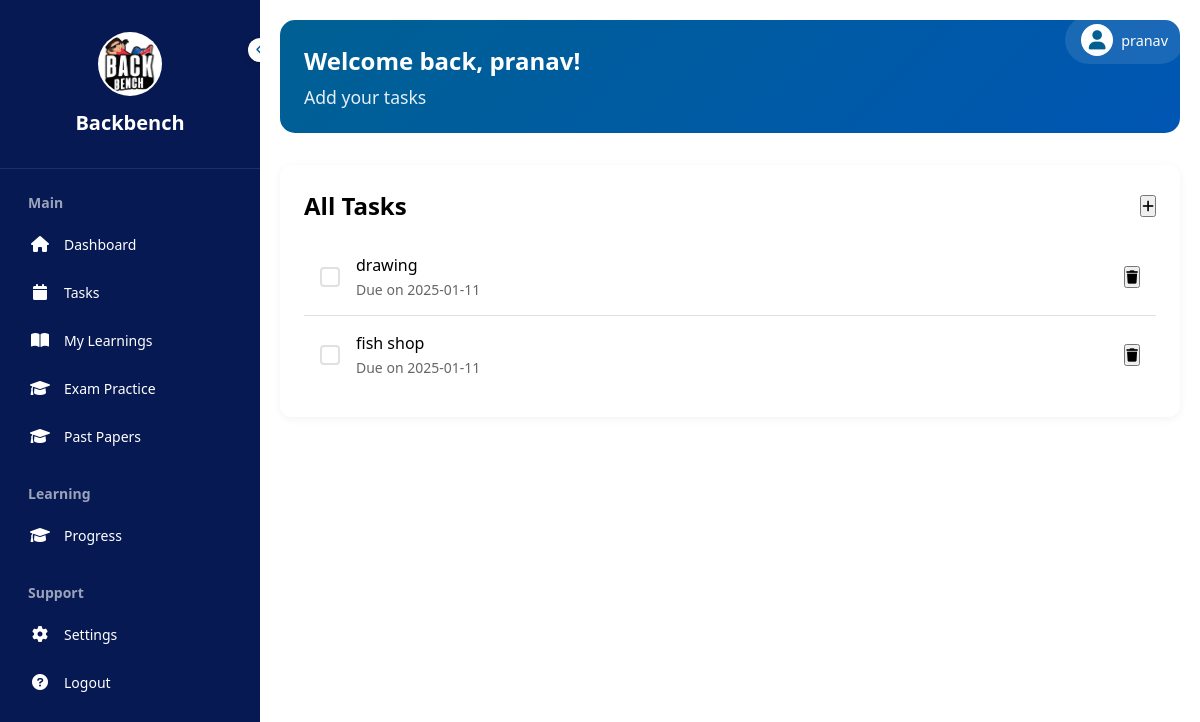
Page /task (signed in) on the committed database.
### app.py (models this page shows)
class User(db.Model, UserMixin):
    id = db.Column(db.Integer, primary_key=True)
    username = db.Column(db.String(20), unique=True, nullable=False)
    password = db.Column(db.String(60), nullable=False)
    student_class = db.Column(db.String(50), nullable=False)
    wallet_balance = db.Column(db.Float, default=0.0)  # New field to store total balance

class ToDo(db.Model):
    id = db.Column(db.Integer, primary_key=True)
    task = db.Column(db.String(200), nullable=False)
    date = db.Column(db.Date, nullable=False)
    user_id = db.Column(db.Integer, db.ForeignKey('user.id'), nullable=False)

### app.py (the view)
@app.route("/task")
@login_required
def task():
    todos = ToDo.query.filter_by(user_id=current_user.id).order_by(ToDo.date.asc()).all()
    return render_template("task.html", todos=todos)

### app.py (called while the page is built)
@login_manager.user_loader
def load_user(user_id):
    return User.query.get(int(user_id))

### templates/task.html (shortened to what this page needs)
<!DOCTYPE html>
<html lang="en">
<head>
    <link href="https://cdnjs.cloudflare.com/ajax/libs/font-awesome/6.0.0/css/all.min.css" rel="stylesheet">
</head>
<body>
    <div class="user-profile">
        <div class="user-profile-info" onclick="toggleDropdown()">
            <div class="user-avatar">
                <i class="fas fa-user"></i>
            </div>
            <span class="user-name">{{ current_user.username }}</span>
        </div>
    </div>
    <div class="sidebar" id="sidebar">
        <div class="logo-container">
             <a href="{{ url_for('dashboard') }}"><img src="static/logo2.png"  alt="Logo"> </a>
            <h2>Backbench</h2>
        </div>
        <div class="toggle-btn" onclick="toggleSidebar()">
            <i class="fas fa-chevron-left" id="toggle-icon"></i>
        </div>
        <div class="nav-sections">
            <div class="section">
                <h3 class="section-title">Main</h3>
                <ul class="nav-links">
                    <li><a href="{{ url_for('dashboard') }}" class="nav-link">
                        <i class="fas fa-home"></i>
                        <span>Dashboard</span>
                    </a></li>
                    <li><a href="{{ url_for('task') }}" class="nav-link">
                        <i class="fas fa-calendar"></i>
                        <span>Tasks</span>
                    </a></li>
                    <li><a href="{{ url_for('user_home') }}" class="nav-link">
                        <i class="fas fa-book-open"></i>
                        <span>My Learnings</span>
                    </a></li>
                     <li><a href="{{ url_for('papers') }}" class="nav-link">
                        <i class="fas fa-graduation-cap"></i>
                        <span>Exam Practice</span>
                    </a></li>
                    <li><a href="{{ url_for('pastpapers') }}" class="nav-link">
                        <i class="fas fa-graduation-cap"></i>
                        <span>Past Papers</span>
                    </a></li>
                </ul>
            </div>
            <div class="section">
                <h3 class="section-title">Learning</h3>
                <ul class="nav-links">
                    <li><a  href="{{ url_for('attempts') }}" class="nav-link">
                        <i class="fas fa-graduation-cap"></i>
                        <span>Progress</span>
                    </a></li>
                </ul>
            </div>
            <div class="section">
                <h3 class="section-title">Support</h3>
                <ul class="nav-links">
                    <li><a href="{{ url_for('settings') }}" class="nav-link">
                        <i class="fas fa-cog"></i>
                        <span>Settings</span>
                    </a></li>
                     <li><a href="{{ url_for('logout') }}" class="nav-link">
                        <i class="fas fa-question-circle"></i>
                        <span>Logout</span>
                    </a></li>
                </ul>
            </div>
        </div>
    </div>
    <div class="main-content" id="main-content">
        <div class="welcome-section">
            <div class="welcome-content">
                <h1>Welcome back, {{ current_user.username }}! </h1>
                <p>Add your tasks</p>
            </div>
        </div>
            <div class="tasks-widget">
                <div class="tasks-header">
                    <h2>All Tasks</h2>
                    <button class="add-task" onclick="openModal()">
                        <i class="fas fa-plus"></i>
                    </button>
                </div>
                <ul class="task-list">
                  {% for todo in todos %}
                    <li class="task-item">
                        <div class="task-checkbox"></div>
                        <div class="task-content">
                            <div class="task-title">{{ todo.task }}</div>
                            <div class="task-time">Due on {{ todo.date }}</div>
                        </div>
                        <form method="POST" action="/delete_todo/{{ todo.id }}" >
                        <button type="submit" >
                        <i class="fa fa-trash"></i>
                               </button>
                        </form>
                    </li>
                     {% endfor %}
                </ul>
            </div>
        </div>
        <div style="margin-top: 20px; font-size: 0.9em;">
        <p>&copy; 2025 Backbench. All rights reserved.</p>
    </div>
</body>
</html>

### templates/task.html (style rules this page uses)
* { margin: 0; padding: 0; box-sizing: border-box; font-family: 'Segoe UI', Tahoma, Geneva, Verdana, sans-serif; }
body { min-height: 100vh; position: relative; }
.sidebar { position: fixed; top: 0; left: 0; height: 100%; width: 260px; background: #071952; transition: all 0.3s ease; overflow-y: auto; z-index: 1001; }
.logo-container { padding: 2rem 0; text-align: center; border-bottom: 1px solid rgba(255, 255, 255, 0.1); }
.logo-container img { width: 64px; height: 64px; border-radius: 50%; background: white; padding: 2px; }
.logo-container h2 { color: white; margin-top: 0.5rem; font-size: 1.25rem; transition: opacity 0.3s ease; }
.toggle-btn { position: absolute; top: 38px; right: -12px; width: 24px; height: 24px; background: white; border-radius: 50%; display: flex; align-items: center; justify-content: center; cursor: pointer; box-shadow: 0 2px 5px rgba(0, 0, 0, 0.2); }
.toggle-btn i { color: #006093; font-size: 12px; }
.nav-sections { padding: 1.5rem 1rem; }
.section { margin-bottom: 1.5rem; }
.section-title { color: rgba(255, 255, 255, 0.6); font-size: 0.875rem; padding: 0 0.75rem; margin-bottom: 0.5rem; }
.nav-links { list-style: none; }
.nav-link { display: flex; align-items: center; padding: 0.75rem; color: white; text-decoration: none; border-radius: 0.5rem; transition: background-color 0.2s ease; }
.nav-link i { width: 24px; height: 24px; display: flex; align-items: center; justify-content: center; transition: transform 0.2s ease; }
.nav-link span { margin-left: 0.75rem; font-size: 0.875rem; white-space: nowrap; }
.main-content { margin-left: 260px; padding: 20px; transition: margin-left 0.3s ease; }
.user-profile { position: fixed; top: 0; right: 0; padding: 1rem; display: flex; align-items: center; gap: 1rem; z-index: 1001; }
.user-profile-info { display: flex; align-items: center; gap: 0.5rem; background: rgba(255, 255, 255, 0.1); padding: 0.5rem 1rem; border-radius: 50px; cursor: pointer; position: relative; }
.user-avatar { width: 32px; height: 32px; border-radius: 50%; background: #fff; display: flex; align-items: center; justify-content: center; }
.user-avatar i { color: #006093; font-size: 1.2rem; }
.user-name { color: white; font-size: 0.9rem; font-weight: 500; }
:root { --primary-color: #006093; --secondary-color: #f8f9fa; --accent-color: #ff6b6b; --text-color: #333; --border-color: #e0e0e0; }
.welcome-section { background: linear-gradient(135deg, var(--primary-color), #0056b3); color: white; padding: 2rem; border-radius: 15px; margin-bottom: 2rem; position: relative; overflow: hidden; }
.welcome-content { position: relative; z-index: 1; }
.welcome-section h1 { font-size: 2rem; margin-bottom: 0.5rem; }
.welcome-section p { font-size: 1.1rem; opacity: 0.9; }
.tasks-widget { background: white; padding: 1.5rem; border-radius: 12px; box-shadow: 0 2px 10px rgba(0, 0, 0, 0.05); }
.tasks-header { display: flex; justify-content: space-between; align-items: center; margin-bottom: 1rem; }
.task-list { list-style: none; }
.task-item { display: flex; align-items: center; padding: 1rem; border-bottom: 1px solid var(--border-color); }
.task-item:last-child { border-bottom: none; }
.task-checkbox { margin-right: 1rem; width: 20px; height: 20px; border-radius: 4px; border: 2px solid var(--border-color); cursor: pointer; }
.task-content { flex: 1; }
.task-title { margin-bottom: 0.25rem; font-weight: 500; }
.task-time { font-size: 0.875rem; color: #666; }
.welcome-section { padding: 1.5rem; }
.welcome-section h1 { font-size: 1.5rem; }

### rows in the picture
User: username "pranav"
ToDo: task "drawing", date "2025-01-11"
ToDo: task "fish shop", date "2025-01-11"
